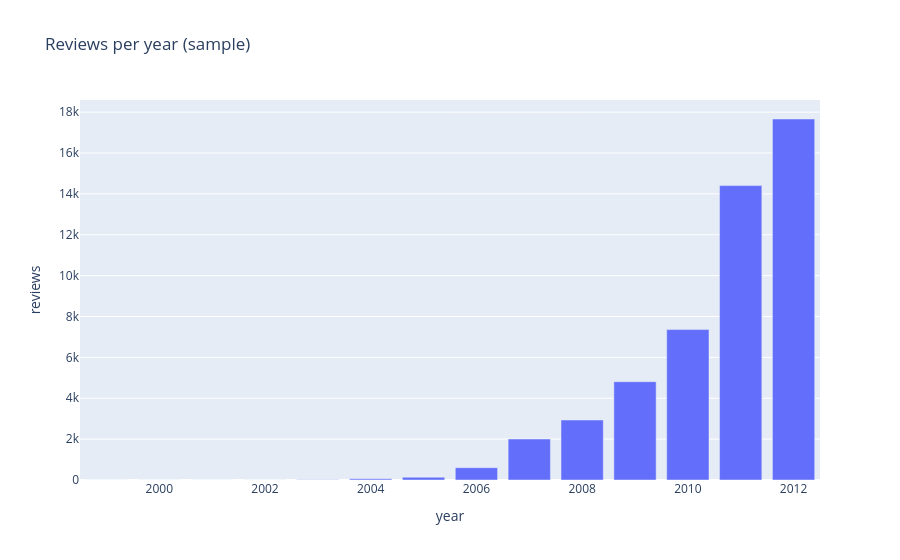
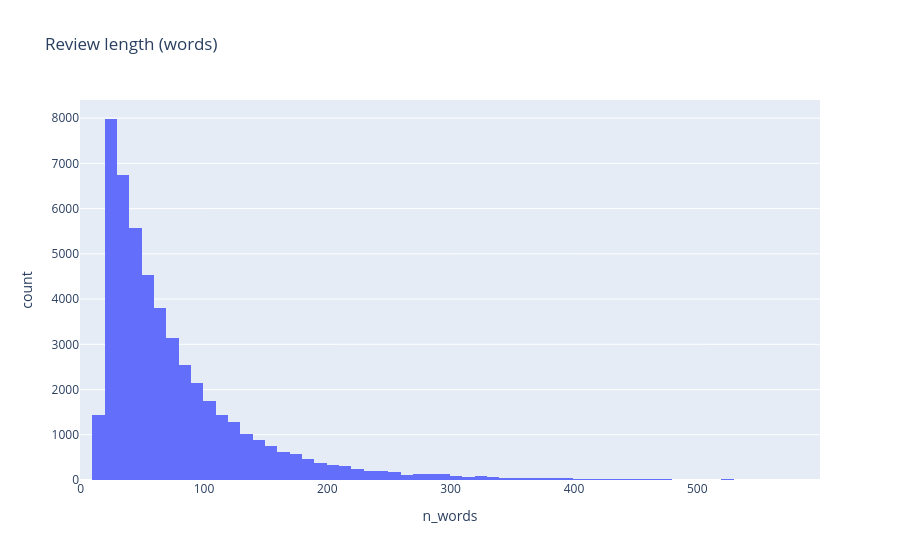

These figures' notebook cell, in order:
### Markdown cell above
Quick charts for write-up

### Code cell
import pandas as pd
import plotly.express as px

sample = pd.read_pickle("../artifacts/sample.pkl")

yearly = sample.groupby("year").size().reset_index(name="reviews")
px.bar(yearly, x="year", y="reviews", title="Reviews per year (sample)").show()

sample["n_words"] = sample.Text.str.split().str.len()
px.histogram(sample[sample.n_words < 600], x="n_words", nbins=60,
             title="Review length (words)").show()

### Figure 1 — Plotly figure (JSON) as saved in the notebook; plotly's stock layout.template omitted (floating-point values rounded to 4 significant figures)
{"data": [{"hovertemplate": "year=%{x}<br>reviews=%{y}<extra></extra>", "legendgroup": "", "marker": {"color": "#636efa", "pattern": {"shape": ""}}, "name": "", "orientation": "v", "showlegend": false, "textposition": "auto", "type": "bar", "x": [1999, 2000, 2001, 2002, 2003, 2004, 2005, 2006, 2007, 2008, 2009, 2010, 2011, 2012], "xaxis": "x", "y": [1, 2, 1, 5, 13, 57, 136, 603, 2005, 2936, 4810, 7361, 14406, 17665], "yaxis": "y"}], "layout": {"barmode": "relative", "legend": {"tracegroupgap": 0}, "title": {"text": "Reviews per year (sample)"}, "xaxis": {"anchor": "y", "domain": [0, 1], "title": {"text": "year"}}, "yaxis": {"anchor": "x", "domain": [0, 1], "title": {"text": "reviews"}}}}

### Figure 2 — Plotly figure (JSON) as saved in the notebook; plotly's stock layout.template omitted (floating-point values rounded to 4 significant figures; data arrays with more than 128 entries replaced by an {"elided": "..."} marker saying what was removed)
{"data": [{"bingroup": "x", "hovertemplate": "n_words=%{x}<br>count=%{y}<extra></extra>", "legendgroup": "", "marker": {"color": "#636efa", "pattern": {"shape": ""}}, "name": "", "nbinsx": 60, "orientation": "v", "showlegend": false, "type": "histogram", "x": {"elided": "49903 int values"}, "xaxis": "x", "yaxis": "y"}], "layout": {"barmode": "relative", "legend": {"tracegroupgap": 0}, "title": {"text": "Review length (words)"}, "xaxis": {"anchor": "y", "domain": [0, 1], "title": {"text": "n_words"}}, "yaxis": {"anchor": "x", "domain": [0, 1], "title": {"text": "count"}}}}
